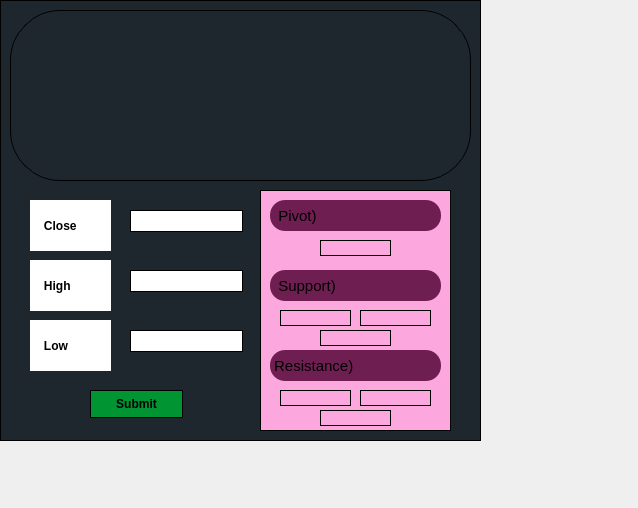
<?xml version="1.0" encoding="UTF-8"?>
<ui version="4.0">
 <class>Form</class>
 <widget class="QWidget" name="Form">
  <property name="geometry">
   <rect>
    <x>0</x>
    <y>0</y>
    <width>638</width>
    <height>508</height>
   </rect>
  </property>
  <property name="windowTitle">
   <string>Form</string>
  </property>
  <widget class="QGroupBox" name="groupBox">
   <property name="geometry">
    <rect>
     <x>0</x>
     <y>0</y>
     <width>481</width>
     <height>441</height>
    </rect>
   </property>
   <property name="styleSheet">
    <string notr="true">border : 1px solid black ;
background-color : #1e272e ;

margin : 0px ;
padding : 0px ;
</string>
   </property>
   <property name="title">
    <string/>
   </property>
   <widget class="QLabel" name="label">
    <property name="geometry">
     <rect>
      <x>10</x>
      <y>10</y>
      <width>461</width>
      <height>171</height>
     </rect>
    </property>
    <property name="styleSheet">
     <string notr="true">background-image: url(:/pivot_background/pivot_background.jpeg);
border-radius : 50% ;
background-position : center ;</string>
    </property>
    <property name="text">
     <string/>
    </property>
   </widget>
   <widget class="QLabel" name="label_2">
    <property name="geometry">
     <rect>
      <x>30</x>
      <y>200</y>
      <width>81</width>
      <height>51</height>
     </rect>
    </property>
    <property name="styleSheet">
     <string notr="true">border : 1px solid white ;
border-radius : 50% ;
background-color : white ;
font: 8pt &quot;MS Reference Sans Serif&quot;;
font-weight : bold ;
border-radius : 50% ;</string>
    </property>
    <property name="text">
     <string>   Close </string>
    </property>
   </widget>
   <widget class="QLineEdit" name="close_lineedit">
    <property name="geometry">
     <rect>
      <x>130</x>
      <y>210</y>
      <width>113</width>
      <height>22</height>
     </rect>
    </property>
    <property name="styleSheet">
     <string notr="true">background-color : white ;</string>
    </property>
   </widget>
   <widget class="QLineEdit" name="high_lineedit">
    <property name="geometry">
     <rect>
      <x>130</x>
      <y>270</y>
      <width>113</width>
      <height>22</height>
     </rect>
    </property>
    <property name="styleSheet">
     <string notr="true">background-color : white ;</string>
    </property>
   </widget>
   <widget class="QLineEdit" name="low_lineedit">
    <property name="geometry">
     <rect>
      <x>130</x>
      <y>330</y>
      <width>113</width>
      <height>22</height>
     </rect>
    </property>
    <property name="styleSheet">
     <string notr="true">background-color : white ;</string>
    </property>
   </widget>
   <widget class="QLabel" name="label_3">
    <property name="geometry">
     <rect>
      <x>30</x>
      <y>260</y>
      <width>81</width>
      <height>51</height>
     </rect>
    </property>
    <property name="styleSheet">
     <string notr="true">border : 1px solid white ;
border-radius : 50% ;
background-color : white ;
font: 8pt &quot;MS Reference Sans Serif&quot;;
font-weight : bold ;</string>
    </property>
    <property name="text">
     <string>   High</string>
    </property>
   </widget>
   <widget class="QLabel" name="label_4">
    <property name="geometry">
     <rect>
      <x>30</x>
      <y>320</y>
      <width>81</width>
      <height>51</height>
     </rect>
    </property>
    <property name="styleSheet">
     <string notr="true">border : 1px solid white ;
border-radius : 50% ;
background-color : white ;
font: 8pt &quot;MS Reference Sans Serif&quot;;
font-weight : bold ;</string>
    </property>
    <property name="text">
     <string>   Low</string>
    </property>
   </widget>
   <widget class="QGroupBox" name="groupBox_2">
    <property name="geometry">
     <rect>
      <x>260</x>
      <y>190</y>
      <width>191</width>
      <height>241</height>
     </rect>
    </property>
    <property name="styleSheet">
     <string notr="true">background-color : #FDA7DF ;</string>
    </property>
    <property name="title">
     <string/>
    </property>
    <widget class="QLabel" name="Pivot_Label">
     <property name="geometry">
      <rect>
       <x>10</x>
       <y>10</y>
       <width>171</width>
       <height>31</height>
      </rect>
     </property>
     <property name="styleSheet">
      <string notr="true">font: 63 8pt &quot;Montserrat SemiBold&quot;;
box-sizing : border-box ;
font-size : 15px ;
border : none ;
background-color : #6F1E51 ;
border-radius : 15px ;</string>
     </property>
     <property name="text">
      <string>  Pivot)</string>
     </property>
    </widget>
    <widget class="QLabel" name="s1_value">
     <property name="geometry">
      <rect>
       <x>20</x>
       <y>120</y>
       <width>71</width>
       <height>16</height>
      </rect>
     </property>
     <property name="styleSheet">
      <string notr="true">font: 87 8pt &quot;Montserrat Black&quot;;</string>
     </property>
     <property name="text">
      <string/>
     </property>
    </widget>
    <widget class="QLabel" name="s2_value">
     <property name="geometry">
      <rect>
       <x>100</x>
       <y>120</y>
       <width>71</width>
       <height>16</height>
      </rect>
     </property>
     <property name="styleSheet">
      <string notr="true">font: 87 8pt &quot;Montserrat Black&quot;;</string>
     </property>
     <property name="text">
      <string/>
     </property>
    </widget>
    <widget class="QLabel" name="s3_value">
     <property name="geometry">
      <rect>
       <x>60</x>
       <y>140</y>
       <width>71</width>
       <height>16</height>
      </rect>
     </property>
     <property name="styleSheet">
      <string notr="true">font: 87 8pt &quot;Montserrat Black&quot;;</string>
     </property>
     <property name="text">
      <string/>
     </property>
    </widget>
    <widget class="QLabel" name="Support_Label">
     <property name="geometry">
      <rect>
       <x>10</x>
       <y>80</y>
       <width>171</width>
       <height>31</height>
      </rect>
     </property>
     <property name="styleSheet">
      <string notr="true">font: 63 8pt &quot;Montserrat SemiBold&quot;;
box-sizing : border-box ;
font-size : 15px ;
border : none ;
background-color : #6F1E51 ;
border-radius : 15px ;</string>
     </property>
     <property name="text">
      <string>  Support)</string>
     </property>
    </widget>
    <widget class="QLabel" name="pivot_value">
     <property name="geometry">
      <rect>
       <x>60</x>
       <y>50</y>
       <width>71</width>
       <height>16</height>
      </rect>
     </property>
     <property name="styleSheet">
      <string notr="true">font: 87 8pt &quot;Montserrat Black&quot;;</string>
     </property>
     <property name="text">
      <string/>
     </property>
    </widget>
    <widget class="QLabel" name="Resistance_Label">
     <property name="geometry">
      <rect>
       <x>10</x>
       <y>160</y>
       <width>171</width>
       <height>31</height>
      </rect>
     </property>
     <property name="styleSheet">
      <string notr="true">font: 63 8pt &quot;Montserrat SemiBold&quot;;
box-sizing : border-box ;
font-size : 15px ;
border : none ;
background-color : #6F1E51 ;
border-radius : 15px ;</string>
     </property>
     <property name="text">
      <string> Resistance)</string>
     </property>
    </widget>
    <widget class="QLabel" name="r1_value">
     <property name="geometry">
      <rect>
       <x>20</x>
       <y>200</y>
       <width>71</width>
       <height>16</height>
      </rect>
     </property>
     <property name="styleSheet">
      <string notr="true">font: 87 8pt &quot;Montserrat Black&quot;;</string>
     </property>
     <property name="text">
      <string/>
     </property>
    </widget>
    <widget class="QLabel" name="r2_value">
     <property name="geometry">
      <rect>
       <x>100</x>
       <y>200</y>
       <width>71</width>
       <height>16</height>
      </rect>
     </property>
     <property name="styleSheet">
      <string notr="true">font: 87 8pt &quot;Montserrat Black&quot;;</string>
     </property>
     <property name="text">
      <string/>
     </property>
    </widget>
    <widget class="QLabel" name="r3_value">
     <property name="geometry">
      <rect>
       <x>60</x>
       <y>220</y>
       <width>71</width>
       <height>16</height>
      </rect>
     </property>
     <property name="styleSheet">
      <string notr="true">font: 87 8pt &quot;Montserrat Black&quot;;</string>
     </property>
     <property name="text">
      <string/>
     </property>
    </widget>
   </widget>
   <widget class="QPushButton" name="pushButton_submit">
    <property name="geometry">
     <rect>
      <x>90</x>
      <y>390</y>
      <width>93</width>
      <height>28</height>
     </rect>
    </property>
    <property name="styleSheet">
     <string notr="true">background-color : #009432 ;
font-weight : bold ;
border : 1px solid black ;
border-radius : 50% ;
</string>
    </property>
    <property name="text">
     <string>Submit</string>
    </property>
   </widget>
  </widget>
 </widget>
 <resources>
  <include location="pivot_bg.qrc"/>
 </resources>
 <connections/>
</ui>
